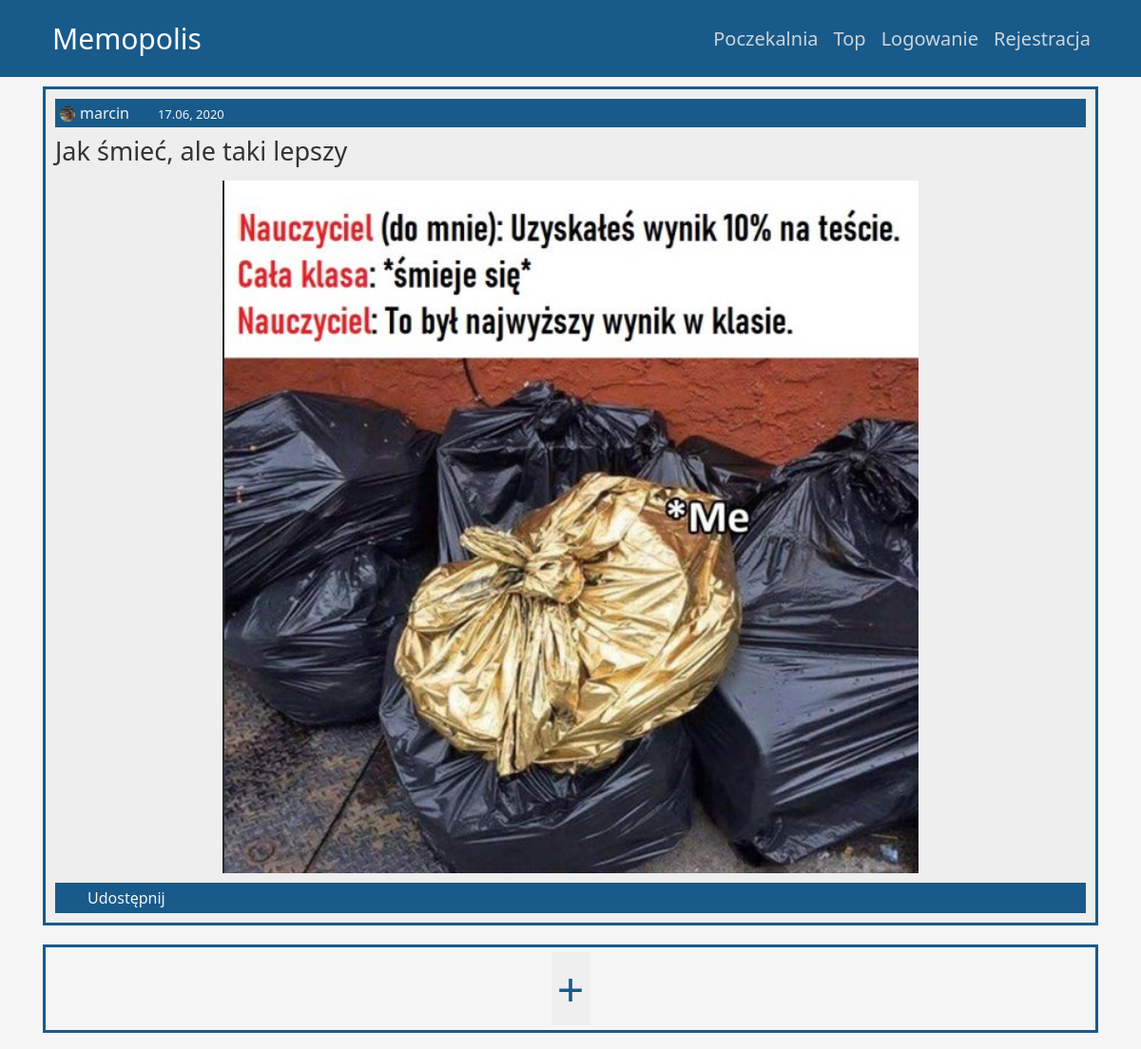
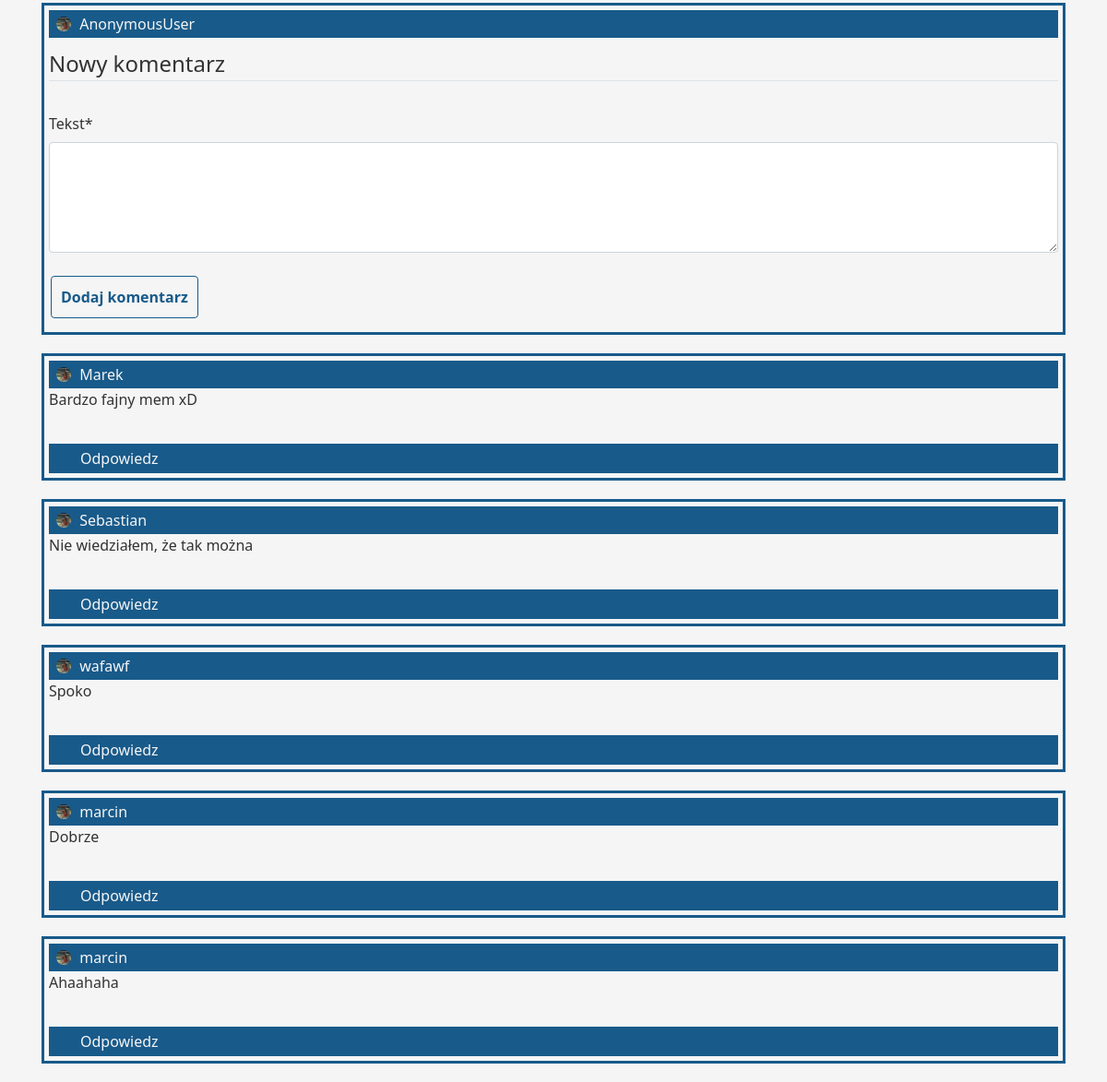
/meme/20, run on the app's committed database (2 pictures, top to bottom).
### memopolis/models.py (models this page shows, shortened)
class Meme(VoteModel, models.Model):
    author = models.ForeignKey(User, on_delete=models.CASCADE)
    title = models.CharField(max_length=40)
    image = models.ImageField(null=True)
    date_posted = models.DateTimeField(default=timezone.now)
    accepted = models.BooleanField(default=False)

class Comment(VoteModel, models.Model):
    author_id = models.ForeignKey(User, on_delete=models.CASCADE)
    content = models.TextField(null=False)
    date_posted = models.DateTimeField(default=timezone.now)
    belongs_to = models.ForeignKey(Meme, on_delete=models.CASCADE, null=True, blank=False)

### users/models.py (models this page shows, shortened)
class Profile(models.Model):
    user = models.OneToOneField(User, on_delete=models.CASCADE)
    image = models.ImageField(default="default.png", upload_to="profile_pics")

### memopolis/views.py (the view, shortened to what this page needs)
# urls.py: path('meme/<int:pk>', MemeDetailView.as_view(), name="meme-detail"),
class MemeDetailView(DetailView):
    model = Meme
    def get_context_data(self, **kwargs):
        context = super().get_context_data(**kwargs)
        meme = context['meme']
        comments = Comment.objects.filter(belongs_to=meme)
        context['comments'] = comments
        form = CommentRegisterForm()
        context['form'] = form
        return context

### memopolis/forms.py
class CommentRegisterForm(forms.ModelForm):
    class Meta:
        model = Comment
        fields = ['content']

### memopolis/templates/memopolis/meme_detail.html (shortened to what this page needs)
{% extends "memopolis/base.html" %}
{% load crispy_forms_tags %}
{% load static %}
{% block content %}
<div class="detailMeme">
    <div class="meme">
        <div class="author">
            <div class="authorImg">
                <a>
                    <img class="rounded-circle small-img" src="{{ meme.author.profile.image.url }}">
                </a>
            </div>
            <div class="authorName">
                <a>{{ meme.author }}</a>
            </div>
            <div class="datePosted">
                <a>{{ meme.date_posted|date:"d.m, Y" }}</a>
            </div>
        </div>
        <div class="memeTitle">
            <a>{{ meme.title }}</a>
        </div>
        <div class="memeImg">
            <a>
                <img src="{{ meme.image.url }}">
            </a>
        </div>
        <div class="actions">
            <div class="votes">
                <form action="" method="post">
                </form>
            </div>
            <div class="act">
                <button class="share">Udostępnij</button>
            </div>
        </div>
    </div>
</div>
<div class="comment-section">
    <div class="each-comment add-button">
        <button>+</button>
    </div>
    <div class="each-comment">
        <div class="author pad">
            <div class="authorImg">
                <a>
                    <img class="rounded-circle small-img" src="{{ meme.author.profile.image.url }}">
                </a>
                {{ user }}
            </div>
        </div>
        <div class="comment-content">
            <form action="" method="POST">
                <fieldset class="form-group">
                    <legend class="border-bottom mb-4">Nowy komentarz</legend>
                    {{ form|crispy }}
                </fieldset>
                <div class="form-group">
                    <button class="btn btn-outlint-info" type="submit">Dodaj komentarz</button>
                </div>
            </form>
        </div>
    </div>
    {% for comment in comments %}
    <div class="each-comment">
        <div class="author pad">
            <div class="authorImg">
                <a>
                    <img class="rounded-circle small-img" src="{{ meme.author.profile.image.url }}">
                </a>
                {{ comment.author_id }}
            </div>
        </div>
        <div class="comment-content">
            {{ comment.content }}
        </div>
        <div class="actions">
            <div class="votes">
                <form action="" method="post">
                </form>
            </div>
            <div class="act">
                <button class="comment">Odpowiedz</button>
            </div>
        </div>
    </div>
    {% endfor %}
</div>
{% endblock content %}

### memopolis/static/memopolis/main.css (style rules this page uses)
body { background: whitesmoke; color: #333333; font-family: 'Segoe UI', sans-serif; }
body a { text-decoration: none; }
.actions * { margin-left: 4px; }
.actions { padding-left: 8px; }
.pad { padding: 3px; }
.comment-content { min-height: 60px; width: 100%; }
.each-comment { border-style: solid; border-color: #185a8a; margin-bottom: 20px; padding: 5px; }
.actions, .author { display: flex; background-color: #185a8a; padding-top: 3px; padding-bottom: 3px; justify-content: left; color: whitesmoke; }
.actions * { display: flex; }
.add-button { font-size: 50px; text-align: center; }
.add-button button { color: #185a8a; }
.author { justify-content: stretch; }
a { color: black; }
.memeImg { margin-bottom: 10px; margin-top: 10px; text-align: center; }
.memeImg img { max-width: 100%; max-height: 100%; }
.memeTitle { font-size: 27px; }
.meme { border-style: solid; border-color: #185a8a; background-color: #eeeeee; padding: 10px; margin-top: 10px; }
.datePosted { margin-left: 30px; }
.datePosted a { font-size: 13px; }
#id_content { max-height: 120px; }
.meme .memeTitle { margin-top: 5px; margin-bottom: 3px; }
.detailMeme { margin-bottom: 20px; }
.form-group button { color: #185a8a; border-style: solid; border-color: #185a8a; margin-top: 5px; margin-left: 2px; padding: 10px; font-size: 16px; font-weight: bold; }
button { border: none; }
.comment, .share, .flag { background-color: #185a8a; color: whitesmoke; }
.form-group { margin-bottom: 10px; margin-top: 10px; }
.small-img { width: 16px; height: 16px; margin-bottom: 2px; margin-left: 5px; margin-right: 5px; }

### data on the page
Meme: author.profile.image (picture), author "marcin", date_posted "17.06, 2020", title "Jak śmieć, ale taki lepszy", image (picture)
Comment: author.profile.image (picture), author_id "Marek", content "Bardzo fajny mem xD"
Comment: author.profile.image (picture), author_id "Sebastian", content "Nie wiedziałem, że tak można"
Comment: author.profile.image (picture), author_id "wafawf", content "Spoko"
Comment: author.profile.image (picture), author_id "marcin", content "Dobrze"
Comment: author.profile.image (picture), author_id "marcin", content "Ahaahaha"

### other printed values
{{ user }} "AnonymousUser"
